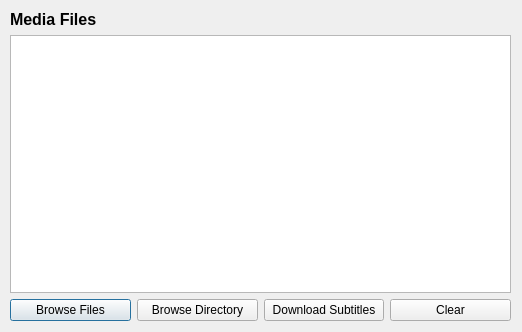
<?xml version="1.0" encoding="UTF-8"?>
<ui version="4.0">
 <class>dialgEasySub</class>
 <widget class="QDialog" name="dialgEasySub">
  <property name="geometry">
   <rect>
    <x>0</x>
    <y>0</y>
    <width>522</width>
    <height>332</height>
   </rect>
  </property>
  <property name="minimumSize">
   <size>
    <width>522</width>
    <height>332</height>
   </size>
  </property>
  <property name="windowTitle">
   <string>EasySub - Easiet Subtitles Downloader</string>
  </property>
  <widget class="QWidget" name="verticalLayoutWidget">
   <property name="geometry">
    <rect>
     <x>10</x>
     <y>10</y>
     <width>501</width>
     <height>311</height>
    </rect>
   </property>
   <layout class="QVBoxLayout" name="verticalLayout">
    <property name="sizeConstraint">
     <enum>QLayout::SetDefaultConstraint</enum>
    </property>
    <item>
     <widget class="QLabel" name="lblFiles">
      <property name="font">
       <font>
        <pointsize>12</pointsize>
        <weight>75</weight>
        <bold>true</bold>
       </font>
      </property>
      <property name="text">
       <string>Media Files</string>
      </property>
     </widget>
    </item>
    <item>
     <widget class="QListWidget" name="lstwFiles"/>
    </item>
    <item>
     <layout class="QHBoxLayout" name="horizontalLayout">
      <item>
       <widget class="QPushButton" name="btnBrowse">
        <property name="text">
         <string>Browse Files</string>
        </property>
       </widget>
      </item>
      <item>
       <widget class="QPushButton" name="btnDirectory">
        <property name="text">
         <string>Browse Directory</string>
        </property>
       </widget>
      </item>
      <item>
       <widget class="QPushButton" name="btnDownload">
        <property name="text">
         <string>Download Subtitles</string>
        </property>
       </widget>
      </item>
      <item>
       <widget class="QPushButton" name="btnClear">
        <property name="text">
         <string>Clear</string>
        </property>
       </widget>
      </item>
     </layout>
    </item>
   </layout>
  </widget>
 </widget>
 <resources/>
 <connections/>
</ui>
